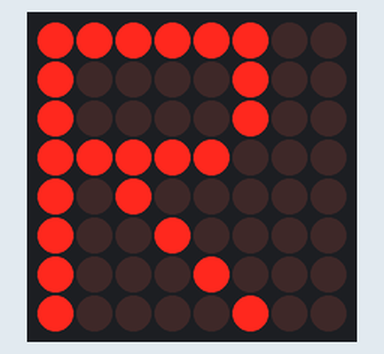
This sketch was run on a simulated Arduino Uno, built with avr-gcc and run on an emulated ATmega328P. Parts: 8×8 LED matrix.

Above: at 0.1 s.
At 1.3 s:
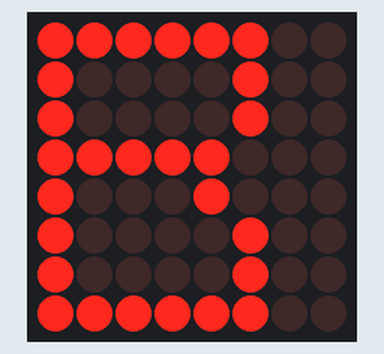
At 1.9 s:
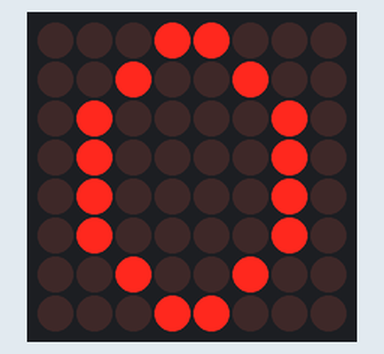
At 2.5 s:
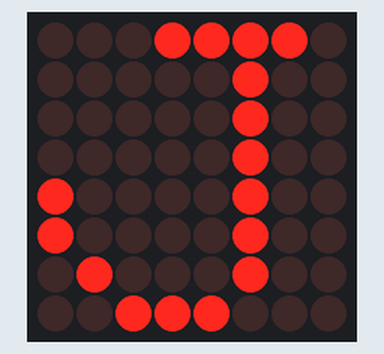
At 3.1 s:
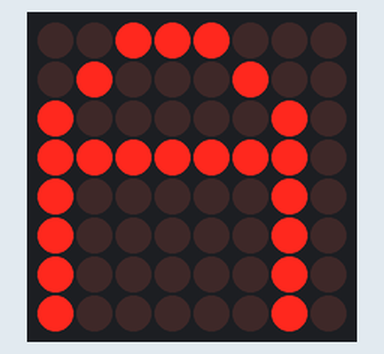
At 4.3 s:
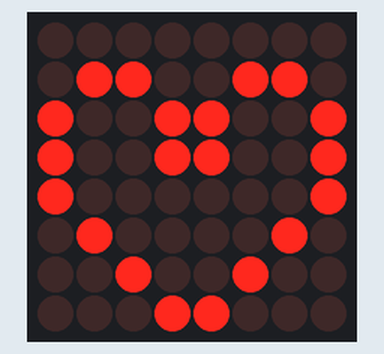

Measured:
- by itself, everything shown: repeats every 5.4 s, in 9 steps
- what the display in image 1 shows lasts 0.6 s, from 1.2 s to 1.8 s
- what the display in image 5 shows lasts 1.2 s, from 4.2 s to 5.4 s

The sketch:

_to_use_MAX7219_module_with_8x8_LED_matrix_to_display_text_o.ino
```cpp
//how to use MAX7219 module with 8x8 LED matrix to display text or any characters on the LED

#include "LedControl.h"

/*
 Now we need a LedControl to work with.

 pin 12 is connected to the DataIn
 pin 11 is connected to the CLK
 pin 10 is connected to CS
 We have only a single MAX72XX.
 */
LedControl lc=LedControl(12,11,10,1);

/* we always wait a bit between updates of the display */
unsigned long delaytime=600;

void setup() {

  lc.shutdown(0,false);
  /* Set the brightness to a medium values */
  lc.setIntensity(0,8);
  /* and clear the display */
  lc.clearDisplay(0);
}

/*
 This method will display the characters for the
 word "Arduino" one after the other on the matrix.
 (you need at least 5x7 leds to see the whole chars)
 */
void writeArduinoOnMatrix() {
  /* here is the data for the characters */

  // K
  byte R[8]={B11111100,B10000100,B10000100,B11111000,B10100000,B10010000,B10001000,B10000100};
  byte O[8]={B00011000,B00100100,B01000010,B01000010,B01000010,B01000010,B00100100,B00011000};
  byte B[8]={B11111100,B10000100,B10000100,B11111000,B10001000,B10000100,B10000100,B11111100};
  byte J[8]={B00011110,B00000100,B00000100,B00000100,B10000100,B10000100,B01000100,B00111000};
  byte A[8]={B00111000,B01000100,B10000010,B11111110,B10000010,B10000010,B10000010,B10000010};
  byte X[8]={ B10000001,B01000010,B00100100,B00011000,B00011000,B00100100,B01000010,B10000001};
  byte love[8]={ B00000000,B01100110,B10011001,B10011001,B10000001,B01000010,B00100100,B00011000};


  /* Letter   */
  for (int i=0; i<8; i++){
  lc.setRow(0,i,R[i]);

  }

  delay(delaytime);
  for(int i=0; i<8; i++){
      lc.setRow(0,i,0);// this is for blank
  }
/////////////// END of Letter///////

  /* Letter   */
  for (int i=0; i<8; i++){
  lc.setRow(0,i,O[i]);

  }

  delay(delaytime);
  for(int i=0; i<8; i++){
      lc.setRow(0,i,0);// this is for blank
  }
/////////////// END of Letter///////


  /* Letter   */
  for (int i=0; i<8; i++){
  lc.setRow(0,i,B[i]);

  }

  delay(delaytime);
  for(int i=0; i<8; i++){
      lc.setRow(0,i,0);// this is for blank
  }
/////////////// END of Letter///////

  /* Letter   */
  for (int i=0; i<8; i++){
  lc.setRow(0,i,O[i]);

  }

  delay(delaytime);
  for(int i=0; i<8; i++){
      lc.setRow(0,i,0);// this is for blank
  }
/////////////// END of Letter J///////

  /* Letter   */
  for (int i=0; i<8; i++){
  lc.setRow(0,i,J[i]);

  }

  delay(delaytime);
  for(int i=0; i<8; i++){
      lc.setRow(0,i,0);// this is for blank
  }
/////////////// END of Letter///////

  /* Letter A  */
  for (int i=0; i<8; i++){
  lc.setRow(0,i,A[i]);

  }

  delay(delaytime);
  for(int i=0; i<8; i++){
      lc.setRow(0,i,0);// this is for blank
  }
/////////////// END of Letter///////

  /* Letter X */
  for (int i=0; i<8; i++){
  lc.setRow(0,i,X[i]);

  }

  delay(delaytime);
  for(int i=0; i<8; i++){
      lc.setRow(0,i,0);// this is for blank
  }
/////////////// END of Letter///////


  /* love */
  for (int i=0; i<8; i++){
  lc.setRow(0,i,love[i]);

  }

  delay(delaytime);
  delay(delaytime);
  for(int i=0; i<8; i++){
      lc.setRow(0,i,0);// this is for blank
  }
/////////////// END of Letter///////

}// writeArduinoOnMatrix()  end


void loop() {
  writeArduinoOnMatrix();

}
```
